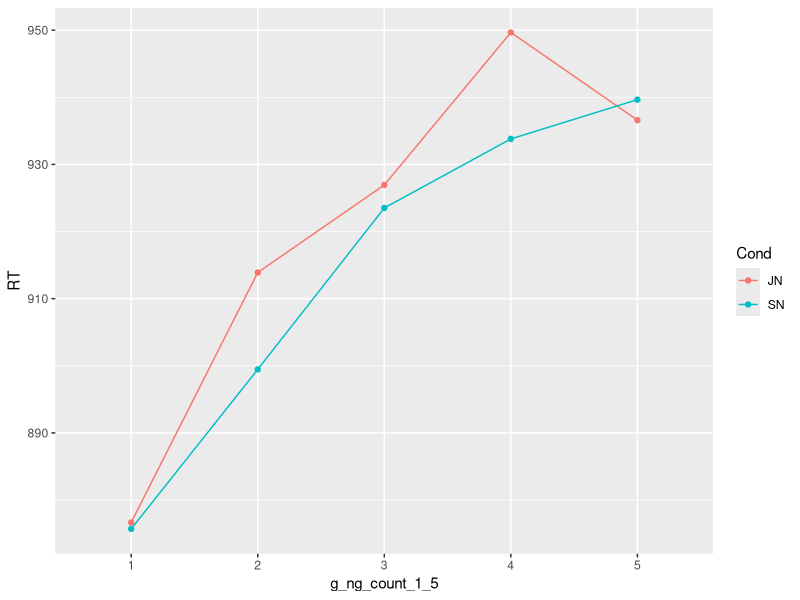
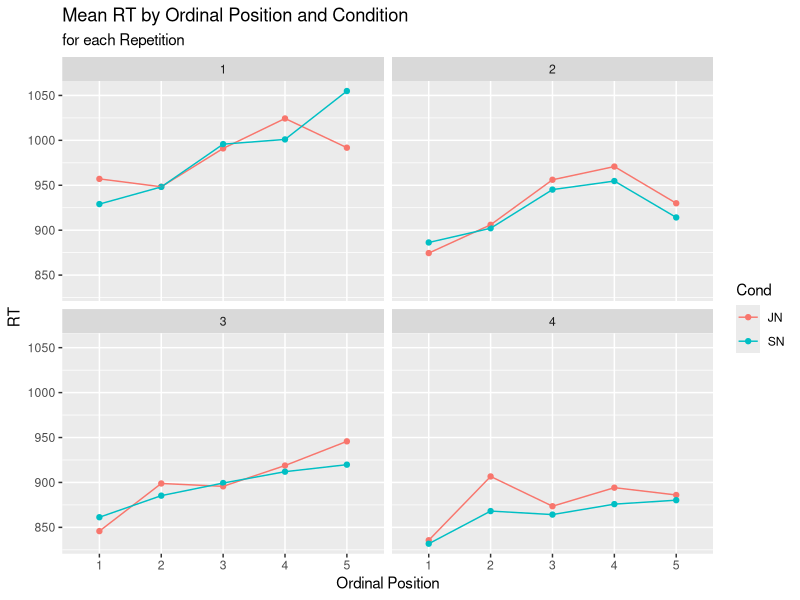
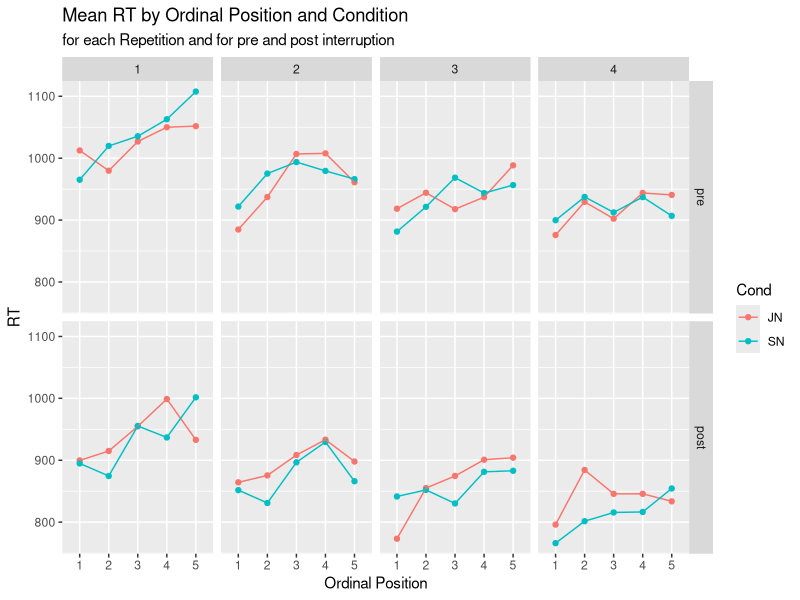
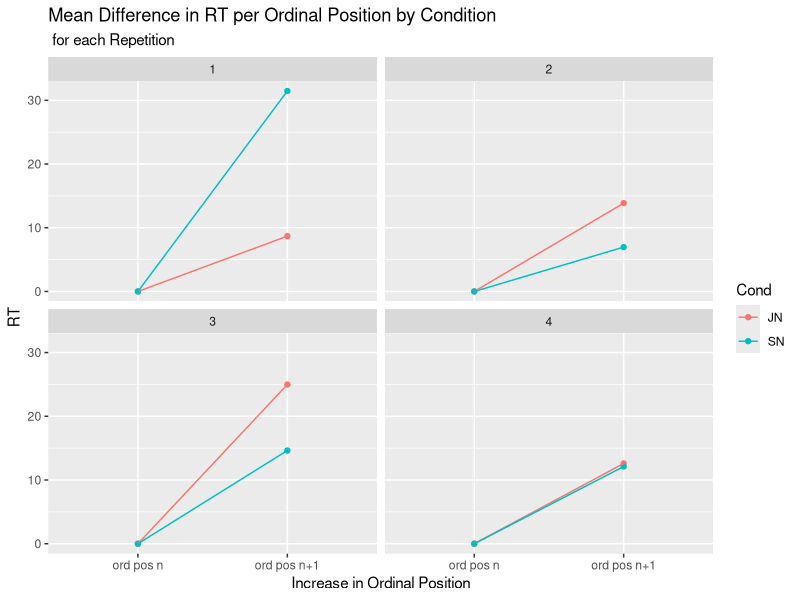
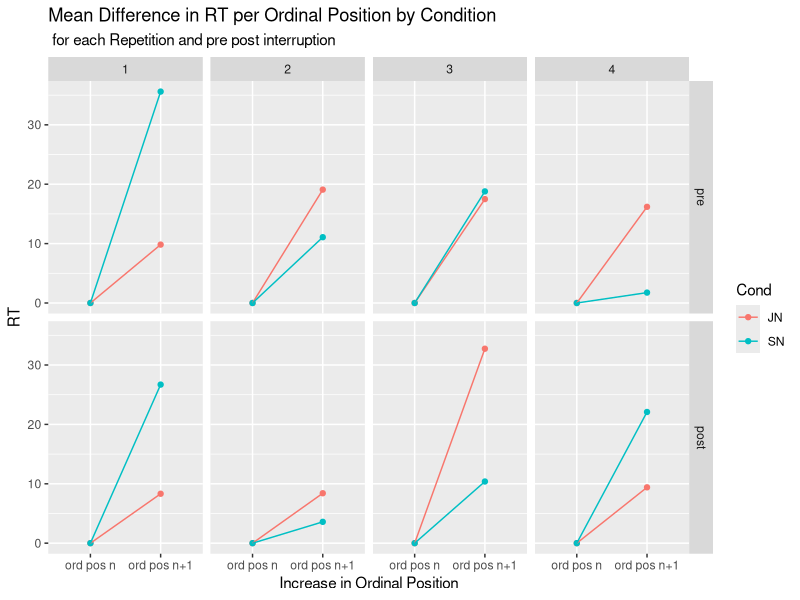
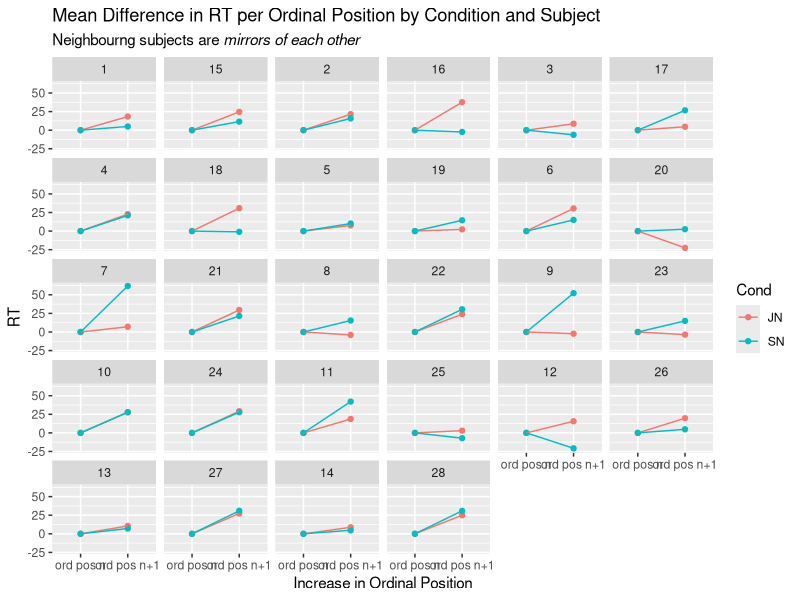
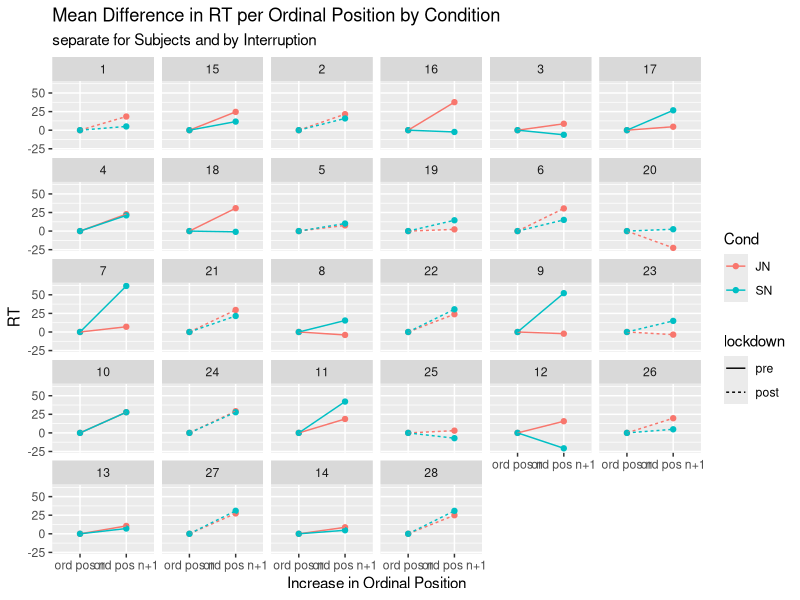
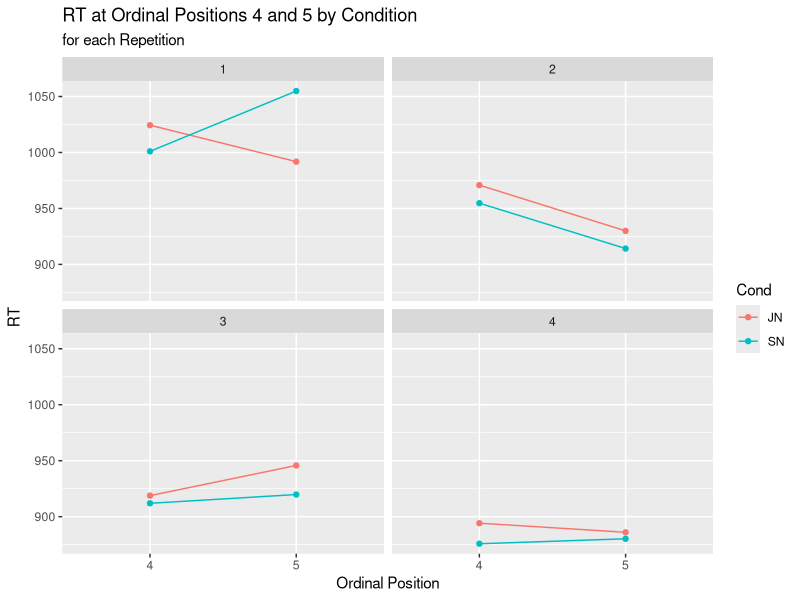

Write the R code that produced these figures, in order.
################# FUUUCK
library(tidyverse)
library(ggtext)

setwd("C:/Users/Roger/Seafile/Roger_Seafile/SSI-EEG-3/SSI_4_R_project/")

#load data
a4 <- read.csv2("a4_SSI_4.csv")

#okay once again from the top
# first things first: pre-post variable for a4 data
a4[a4$subject %in% c(3,4, 7:18), "lockdown"] <- "pre"
a4[a4$subject %in% c(1,2,5,6, 19:28), "lockdown"] <- "post"

a4$lockdown <- factor(a4$lockdown, levels = c("pre", "post"))

a4$g_ng_count_1_5 <- as.factor(a4$g_ng_count_1_5)

# prep data frames for plotting
# once across all DGs
desc_across <- summarise(group_by(a4, Cond, g_ng_count_1_5), RT = mean(RT))

ord_pos <- ggplot(data = desc_across, mapping = aes(x = g_ng_count_1_5, y = RT, colour = Cond)) +
  geom_point() +
  geom_line(aes(group = Cond))
ggsave("plots/ord_pos.jpg", device = "jpg", dpi = 700)

#mean RT for ord pos by DG and Cond
desc_by_DG <- summarise(group_by(a4, g_ng_count_1_5, Cond, DG), RT = mean(RT))

#plot
ord_pos_by_DG <- ggplot(data = desc_by_DG, mapping = aes(x = g_ng_count_1_5, y = RT, colour = Cond)) +
  geom_point() +
  geom_line(aes(group = Cond)) +
  facet_wrap(desc_by_DG$DG) +
  xlab("Ordinal Position")+
  ggtitle("Mean RT by Ordinal Position and Condition", subtitle = "for each Repetition")

ggsave("plots/ord_pos_by_DG.jpg", device = "jpg", dpi = 700)

# separate for pre and post lockdown
desc_by_DG_lockdown <- summarise(group_by(a4, g_ng_count_1_5, Cond, DG, lockdown), RT = mean(RT))

#plot
ord_pos_by_DG_lockdown <- ggplot(data = desc_by_DG_lockdown, mapping = aes(x = g_ng_count_1_5, y = RT, colour = Cond)) +
  geom_point() +
  geom_line(aes(group = Cond)) +
  facet_grid(cols = vars(desc_by_DG_lockdown$DG), rows = vars(desc_by_DG_lockdown$lockdown)) +
  xlab("Ordinal Position")+
  ggtitle("Mean RT by Ordinal Position and Condition", subtitle = "for each Repetition and for pre and post interruption")

ggsave("plots/ord_pos_by_DG_lockdown.jpg", device = "jpg", dpi = 700)

# mean increase per ordinal position by DG and Cond
incr_by_DG <- summarise(group_by(a4[a4$g_ng_count_cent %in% c(-2, 2), ], g_ng_count_cent, DG, Cond), 
                        RT = mean(RT))
incr_by_DG <- mutate(group_by(incr_by_DG, Cond, DG), diff = diff(RT)/4)

incr_by_DG[incr_by_DG$g_ng_count_cent == -2, "diff"] <- 0


#plot by DG
incr_by_DG$g_ng_count_cent <- as.factor(incr_by_DG$g_ng_count_cent)

plot_incr_by_DG <- ggplot(data = incr_by_DG, mapping = aes(g_ng_count_cent, y = diff, colour = Cond)) +
  geom_point()+
  geom_line(aes(group = Cond))+
  facet_wrap(incr_by_DG$DG) +
  xlab("Increase in Ordinal Position")+
  ylab("RT")+
  ggtitle("Mean Difference in RT per Ordinal Position by Condition", subtitle = " for each Repetition")+
  scale_x_discrete(labels = c("ord pos n", "ord pos n+1"))

ggsave("plots/incr_by_DG.jpg", plot = plot_incr_by_DG, device = "jpg", dpi = 700)

#separately for lockdown pre post
# mean increase per ordinal position by DG and Cond
incr_by_DG_lockdown <- summarise(group_by(a4[a4$g_ng_count_cent %in% c(-2, 2), ], g_ng_count_cent, DG, Cond, lockdown), 
                        RT = mean(RT))
incr_by_DG_lockdown <- mutate(group_by(incr_by_DG_lockdown, Cond, DG, lockdown), diff = diff(RT)/4)

incr_by_DG_lockdown[incr_by_DG_lockdown$g_ng_count_cent == -2, "diff"] <- 0

#plot by DG and lockdown
incr_by_DG_lockdown$g_ng_count_cent <- as.factor(incr_by_DG_lockdown$g_ng_count_cent)

plot_incr_by_DG_lockdown <- ggplot(data = incr_by_DG_lockdown, mapping = aes(g_ng_count_cent, y = diff, colour = Cond)) +
  geom_point()+
  geom_line(aes(group = Cond))+
  facet_grid(cols = vars(incr_by_DG_lockdown$DG), rows = vars(incr_by_DG_lockdown$lockdown)) +
  xlab("Increase in Ordinal Position")+
  ylab("RT")+
  ggtitle("Mean Difference in RT per Ordinal Position by Condition", subtitle = " for each Repetition and pre post interruption")+
  scale_x_discrete(labels = c("ord pos n", "ord pos n+1"))

ggsave("plots/incr_by_DG_lockdown.jpg", device = "jpg", dpi = 700)

# mean incr by subject

incr_by_subj <- summarise(group_by(a4[a4$g_ng_count_cent %in% c(-2, 2), ], g_ng_count_cent, subject, Cond), 
                                 RT = mean(RT))
incr_by_subj <- mutate(group_by(incr_by_subj, Cond, subject), diff = diff(RT)/4)

incr_by_subj[incr_by_subj$g_ng_count_cent == -2, "diff"] <- 0

subj_levels <- numeric()
for (i in 1:14){subj_levels <- c(subj_levels, i, i+14)}

incr_by_subj$subject <- factor(incr_by_subj$subject, levels = subj_levels)

#plot 
incr_by_subj$g_ng_count_cent <- as.factor(incr_by_subj$g_ng_count_cent)

plot_incr_by_subj <- ggplot(data = incr_by_subj, aes(x = g_ng_count_cent, y = diff, colour = Cond)) +
  geom_point()+
  geom_line(aes(group = Cond))+
  facet_wrap(incr_by_subj$subject, ncol = 6)+
  xlab("Increase in Ordinal Position")+
  ylab("RT")+
  ggtitle("Mean Difference in RT per Ordinal Position by Condition and Subject", 
          subtitle = "Neighbourng subjects are *mirrors of each other*")+
  scale_x_discrete(labels = c("ord pos n", "ord pos n+1"))+
  theme(plot.subtitle = element_markdown())
ggsave("plots/incr_by_subj.pdf", device = "pdf", dpi = 700, height = 10, width = 12)

#add lockdown
# mean incr by subject and lockdown

incr_by_subj_lock <- summarise(group_by(a4[a4$g_ng_count_cent %in% c(-2, 2), ], 
                                        g_ng_count_cent, subject, Cond, lockdown), 
                          RT = mean(RT))
incr_by_subj_lock <- mutate(group_by(incr_by_subj_lock, Cond, subject, lockdown), diff = diff(RT)/4)

incr_by_subj_lock[incr_by_subj_lock$g_ng_count_cent == -2, "diff"] <- 0

subj_levels <- numeric()
for (i in 1:14){subj_levels <- c(subj_levels, i, i+14)}

incr_by_subj_lock$subject <- factor(incr_by_subj_lock$subject, levels = subj_levels)

#plot 
incr_by_subj_lock$g_ng_count_cent <- as.factor(incr_by_subj_lock$g_ng_count_cent)

plot_incr_by_subj_lock <- ggplot(data = incr_by_subj_lock, 
                                 aes(x = g_ng_count_cent, y = diff, colour = Cond)) +
  geom_point()+
  geom_line(aes(group = Cond, linetype = lockdown))+
  facet_wrap(incr_by_subj_lock$subject, ncol = 6)+
  xlab("Increase in Ordinal Position")+
  ylab("RT")+
  ggtitle("Mean Difference in RT per Ordinal Position by Condition", 
          subtitle = "separate for Subjects and by Interruption")+
  scale_x_discrete(labels = c("ord pos n", "ord pos n+1"))+
  theme(plot.subtitle = element_markdown())

ggsave("plots/incr_by_subj_lock.pdf", device = "pdf", dpi = 700, height = 10, width = 12)

## Dip from Ord Pos 4 to 5
#by DG
desc_by_DG_4_5 <- summarise(group_by(a4[a4$g_ng_count_1_5 %in% c("4", "5"), ], 
                                 Cond, DG, g_ng_count_1_5),
                        RT = mean(RT))
# plot it
ord_pos_1_5_by_DG <- ggplot(data = desc_by_DG_4_5, 
                            mapping = aes(x = g_ng_count_1_5, y = RT, colour = Cond)) +
  geom_point() +
  geom_line(aes(group = Cond)) +
  facet_wrap(desc_by_DG_4_5$DG, ncol = 2) +
  xlab("Ordinal Position") +
  ggtitle("RT at Ordinal Positions 4 and 5 by Condition", subtitle = "for each Repetition")

ggsave("plots/pos_4_5_by_DG.jpg", device = "jpg", dpi = 700)

#by subject
desc_by_subj_4_5 <- summarise(group_by(a4[a4$g_ng_count_1_5 %in% c("4", "5"), ], 
                                       Cond, subject, g_ng_count_1_5),
                              RT = mean(RT))

#plot it (but change levels of subject)
subj_levels <- numeric()
for (i in 1:14){subj_levels <- c(subj_levels, i, i+14)}

desc_by_subj_4_5$subject <- factor(desc_by_subj_4_5$subject, levels = subj_levels)

#plot

ord_pos_by_subj_1_5 <- ggplot(data = desc_by_subj_4_5, 
                          mapping = aes(x = g_ng_count_1_5, y = RT, colour = Cond)) +
  geom_point() +
  geom_line(aes(group = Cond)) +
  facet_wrap(desc_by_subj_4_5$subject, nrow = 7) +
  xlab("Ordinal Position") +
  ggtitle("RT at Ordinal Positions 4 and 5 by Condition and Subject", 
          subtitle = "Neighboring subjects are *mirrors of each other*") +
  theme(plot.subtitle = ggtext::element_markdown())
ggsave("plots/pos_4_5_by_subj.pdf", device = "pdf", dpi = 700, height = 15, width = 12)

#alternate display of grid
ord_pos_by_subj_1_5_alt <- ggplot(data = desc_by_subj_4_5, 
                          mapping = aes(x = g_ng_count_1_5, y = RT, colour = Cond)) +
  geom_point() +
  geom_line(aes(group = Cond)) +
  facet_wrap(desc_by_subj_4_5$subject, ncol = 6) +
  xlab("Ordinal Position") +
  ggtitle("RT at Ordinal Positions 4 and 5 by Condition and Subject", 
          subtitle = "Neighboring subjects are *mirrors of each other*") +
  theme(plot.subtitle = ggtext::element_markdown())
ggsave("plots/pos_4_5_by_subj_alt.pdf", device = "pdf", dpi = 700, height = 10, width = 12)


